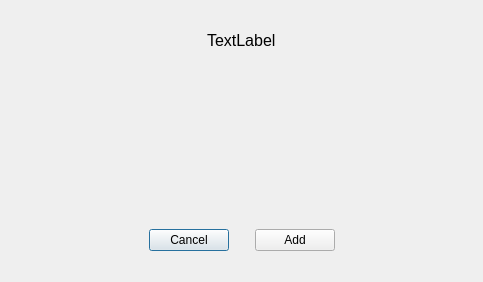
<?xml version="1.0" encoding="UTF-8"?>
<ui version="4.0">
 <class>Dialog</class>
 <widget class="QDialog" name="Dialog">
  <property name="geometry">
   <rect>
    <x>0</x>
    <y>0</y>
    <width>483</width>
    <height>282</height>
   </rect>
  </property>
  <property name="windowTitle">
   <string>Add Note</string>
  </property>
  <layout class="QVBoxLayout" name="verticalLayout">
   <item>
    <spacer name="verticalSpacer">
     <property name="orientation">
      <enum>Qt::Vertical</enum>
     </property>
     <property name="sizeType">
      <enum>QSizePolicy::Fixed</enum>
     </property>
     <property name="sizeHint" stdset="0">
      <size>
       <width>20</width>
       <height>20</height>
      </size>
     </property>
    </spacer>
   </item>
   <item>
    <layout class="QHBoxLayout" name="horizontalLayout">
     <item>
      <widget class="QLabel" name="labelDeck">
       <property name="sizePolicy">
        <sizepolicy hsizetype="Fixed" vsizetype="Fixed">
         <horstretch>0</horstretch>
         <verstretch>0</verstretch>
        </sizepolicy>
       </property>
       <property name="font">
        <font>
         <pointsize>12</pointsize>
        </font>
       </property>
       <property name="text">
        <string>TextLabel</string>
       </property>
      </widget>
     </item>
    </layout>
   </item>
   <item>
    <spacer name="verticalSpacer_4">
     <property name="orientation">
      <enum>Qt::Vertical</enum>
     </property>
     <property name="sizeType">
      <enum>QSizePolicy::Fixed</enum>
     </property>
     <property name="sizeHint" stdset="0">
      <size>
       <width>20</width>
       <height>20</height>
      </size>
     </property>
    </spacer>
   </item>
   <item>
    <layout class="QHBoxLayout" name="horizontalLayout_2">
     <item>
      <spacer name="horizontalSpacer_4">
       <property name="orientation">
        <enum>Qt::Horizontal</enum>
       </property>
       <property name="sizeType">
        <enum>QSizePolicy::MinimumExpanding</enum>
       </property>
       <property name="sizeHint" stdset="0">
        <size>
         <width>20</width>
         <height>20</height>
        </size>
       </property>
      </spacer>
     </item>
     <item>
      <layout class="QVBoxLayout" name="containerFields"/>
     </item>
     <item>
      <spacer name="horizontalSpacer_5">
       <property name="orientation">
        <enum>Qt::Horizontal</enum>
       </property>
       <property name="sizeType">
        <enum>QSizePolicy::MinimumExpanding</enum>
       </property>
       <property name="sizeHint" stdset="0">
        <size>
         <width>20</width>
         <height>20</height>
        </size>
       </property>
      </spacer>
     </item>
    </layout>
   </item>
   <item>
    <spacer name="verticalSpacer_3">
     <property name="orientation">
      <enum>Qt::Vertical</enum>
     </property>
     <property name="sizeHint" stdset="0">
      <size>
       <width>20</width>
       <height>40</height>
      </size>
     </property>
    </spacer>
   </item>
   <item>
    <layout class="QHBoxLayout" name="horizontalLayout_3">
     <item>
      <spacer name="horizontalSpacer">
       <property name="orientation">
        <enum>Qt::Horizontal</enum>
       </property>
       <property name="sizeHint" stdset="0">
        <size>
         <width>40</width>
         <height>20</height>
        </size>
       </property>
      </spacer>
     </item>
     <item>
      <widget class="QPushButton" name="buttonCancel">
       <property name="text">
        <string>Cancel</string>
       </property>
      </widget>
     </item>
     <item>
      <spacer name="horizontalSpacer_2">
       <property name="orientation">
        <enum>Qt::Horizontal</enum>
       </property>
       <property name="sizeType">
        <enum>QSizePolicy::Fixed</enum>
       </property>
       <property name="sizeHint" stdset="0">
        <size>
         <width>20</width>
         <height>20</height>
        </size>
       </property>
      </spacer>
     </item>
     <item>
      <widget class="QPushButton" name="buttonAdd">
       <property name="text">
        <string>Add</string>
       </property>
      </widget>
     </item>
     <item>
      <spacer name="horizontalSpacer_3">
       <property name="orientation">
        <enum>Qt::Horizontal</enum>
       </property>
       <property name="sizeHint" stdset="0">
        <size>
         <width>40</width>
         <height>20</height>
        </size>
       </property>
      </spacer>
     </item>
    </layout>
   </item>
   <item>
    <spacer name="verticalSpacer_2">
     <property name="orientation">
      <enum>Qt::Vertical</enum>
     </property>
     <property name="sizeType">
      <enum>QSizePolicy::Fixed</enum>
     </property>
     <property name="sizeHint" stdset="0">
      <size>
       <width>20</width>
       <height>20</height>
      </size>
     </property>
    </spacer>
   </item>
  </layout>
 </widget>
 <resources/>
 <connections/>
</ui>
